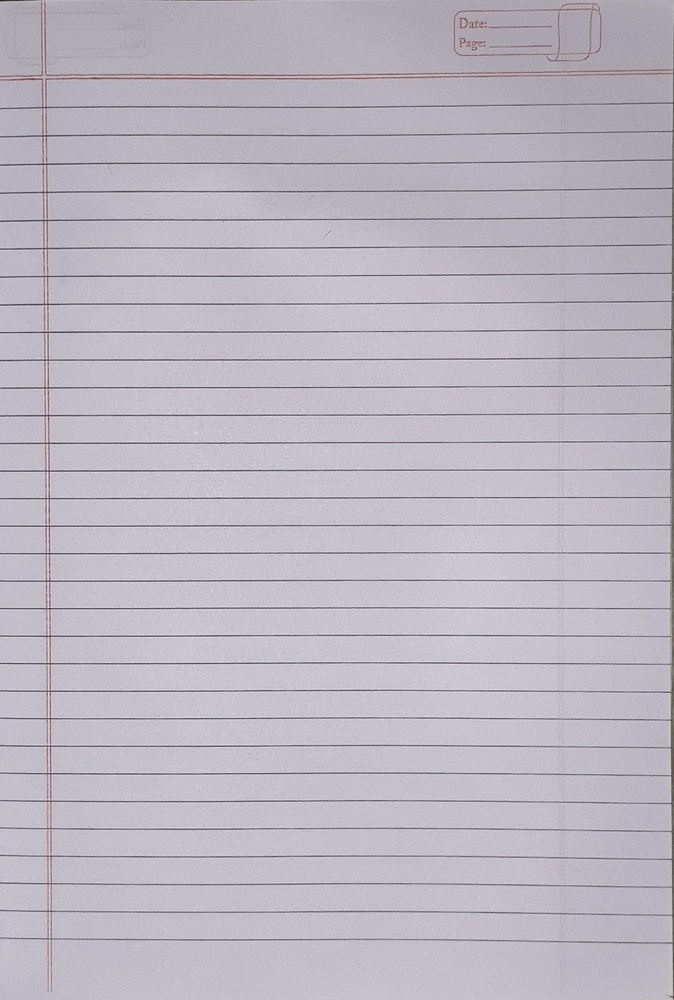
#> input picture p3.jpg, 674 x 1000 px, shrunk from 1274 x 1891 before the run
$ python lineDect.py
#> lines starting #> are read from the running program, lines starting #| are printed output that depends on the picture; after the words box and inside, x2 and y2 are one past the last pixel; in counts of white or black regions, pixels touching at a corner belong together
import cv2
import matplotlib.pyplot as plt
import numpy as np

img1 = cv2.imread('p3.jpg')
#> img1 is the input picture: shape (1000, 674, 3); mean B, G, R 192.5, 183.1, 187.3
img1Grey = cv2.cvtColor(img1, cv2.COLOR_BGR2GRAY)

ret, thresh1 = cv2.threshold(img1Grey, 150, 255, cv2.THRESH_BINARY)
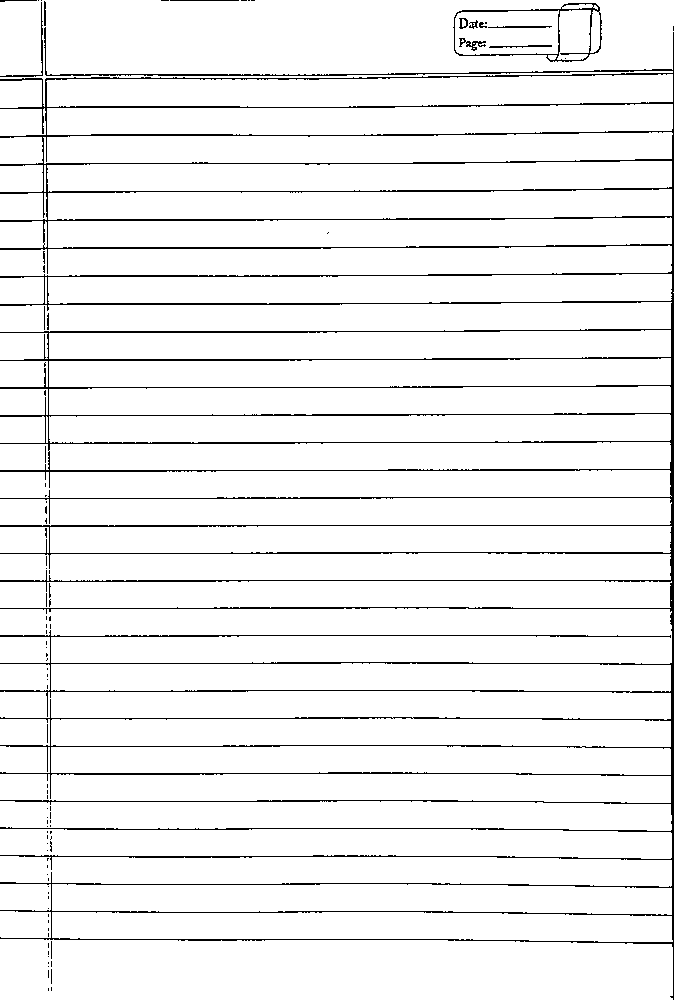
#> thresh1: shape (1000, 674); 94.5% white; black in thin lines or dots

# plt.imshow(thresh1)
# plt.show()

plt.imshow(cv2.cvtColor(img1, cv2.COLOR_BGR2RGB))

plt.imshow(img1Grey, cmap = 'gray')

contours1, heirarchy1 = cv2.findContours(image = thresh1,
                                        mode = cv2.RETR_TREE,
                                        method= cv2.CHAIN_APPROX_NONE)
#> contours1 = 155 contours, 79 with area under 20; largest, box (x1, y1, x2, y2) and area: (0, 663, 671, 775) 64008, (0, 0, 674, 107) 48754, (0, 939, 673, 1000) 39102, (0, 608, 672, 664) 32612, (0, 829, 672, 859) 17088
# print(heirarchy1)

#> (the run stopped early here; a loop or call above may not have finished)

$ run again, with p1.jpg copied over p3.jpg
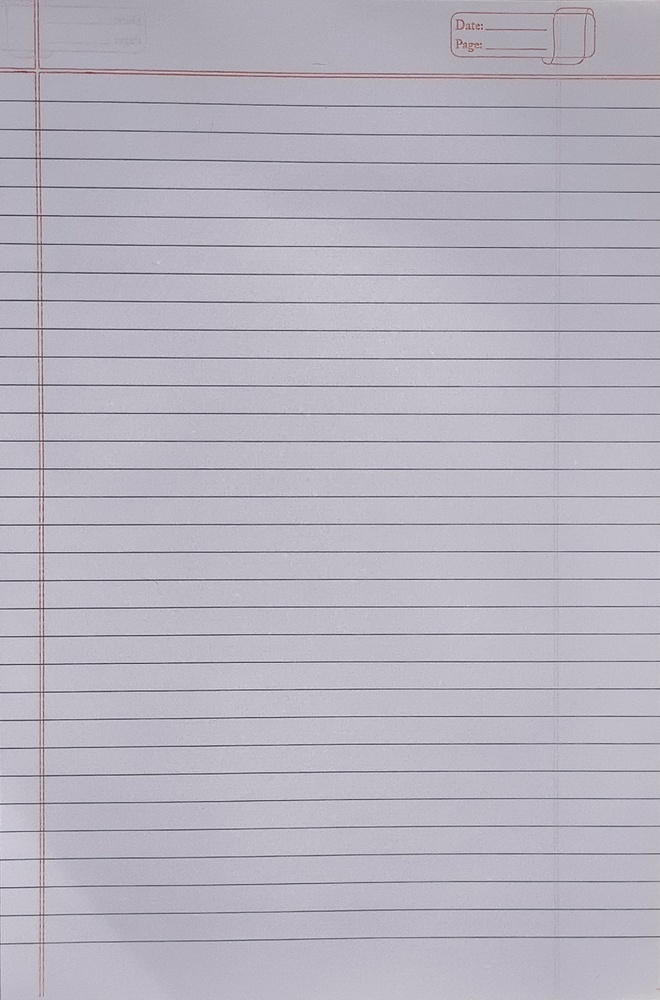
#> input picture p1.jpg, 660 x 1000 px, shrunk from 1601 x 2427 before the run
#> img1 is the input picture: shape (1000, 660, 3); mean B, G, R 191.4, 179.5, 183.1
#> `ret, thresh1 = cv2.threshold(img1Grey, 150, 255, cv2.THRESH_BINARY)`:
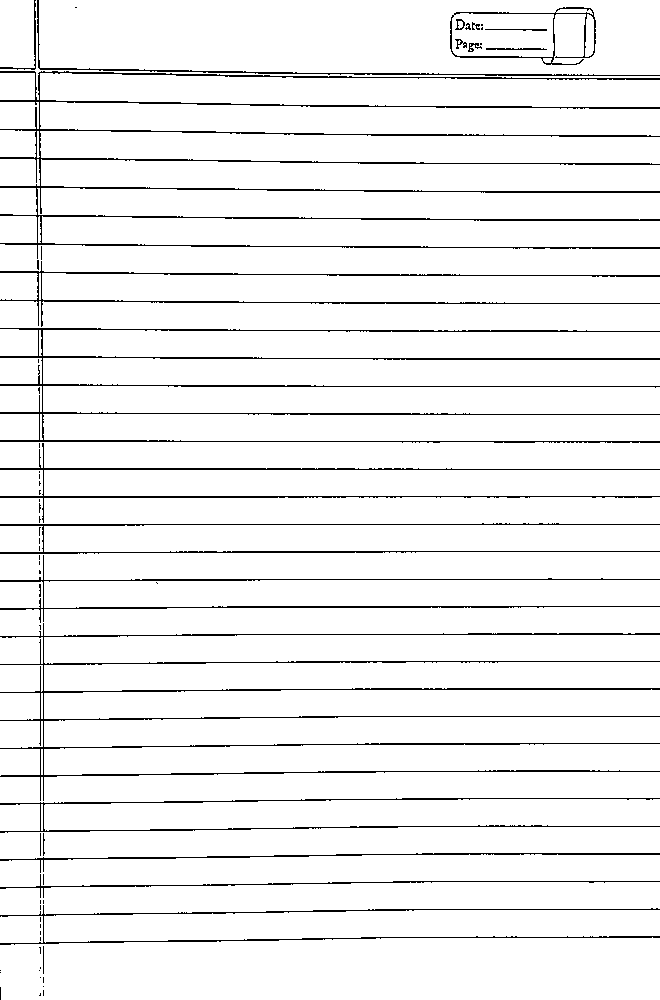
#> thresh1: shape (1000, 660); 94.6% white; black in thin lines or dots
#> contours1 = 125 contours, 40 with area under 20; largest, box (x1, y1, x2, y2) and area: (39, 0, 660, 75) 44198, (0, 937, 660, 1000) 38794, (0, 882, 660, 915) 16837, (0, 244, 660, 275) 16734, (0, 552, 660, 580) 16732

$ run again, with Characters.jpg copied over p3.jpg
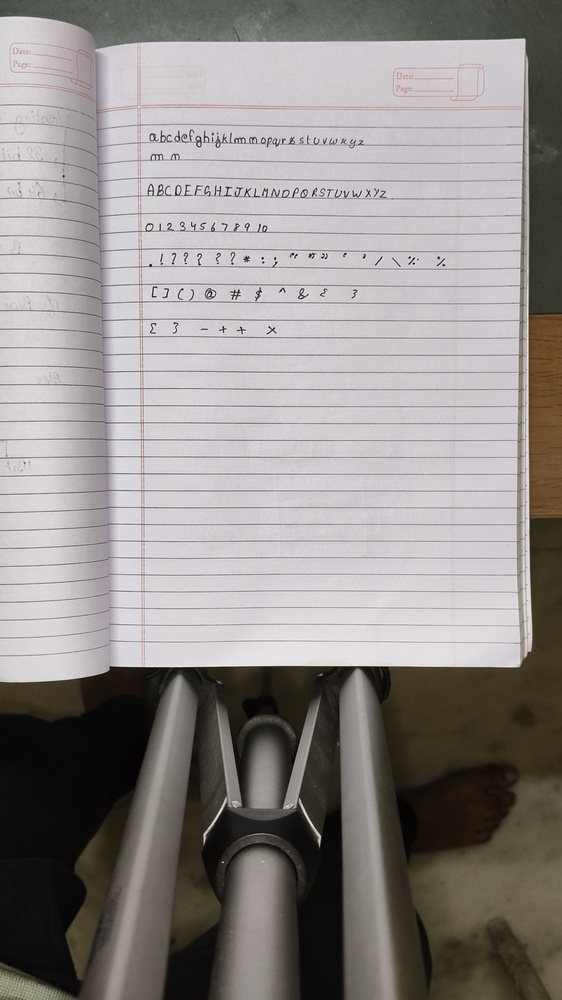
#> input picture Characters.jpg, 562 x 1000 px, shrunk from 2304 x 4096 before the run
#> img1 is the input picture: shape (1000, 562, 3); mean B, G, R 140.7, 141.7, 146.8
#> `img1Grey = cv2.cvtColor(img1, cv2.COLOR_BGR2GRAY)`:
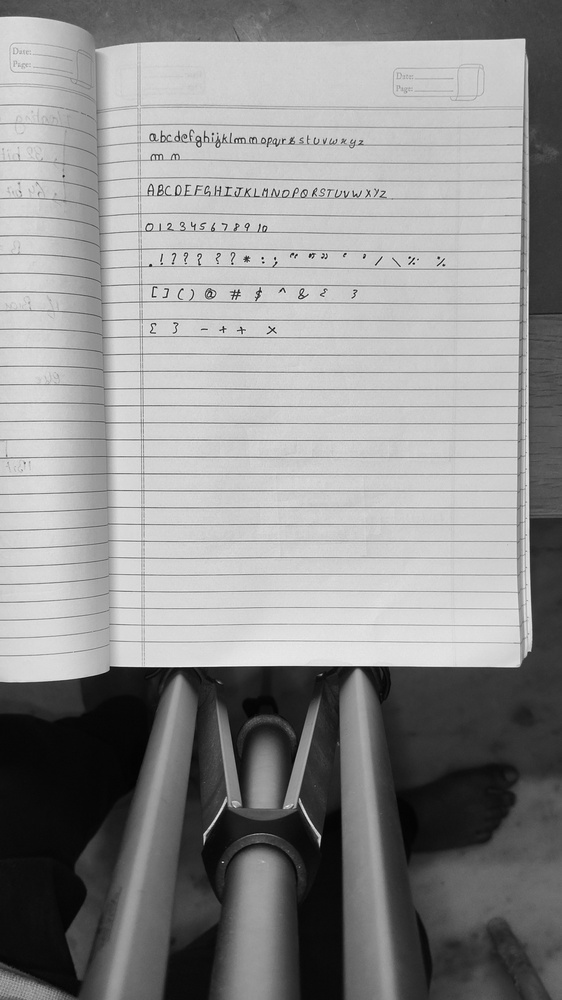
#> img1Grey: shape (1000, 562); min 0, max 254, mean 143.1
#> `ret, thresh1 = cv2.threshold(img1Grey, 150, 255, cv2.THRESH_BINARY)`:
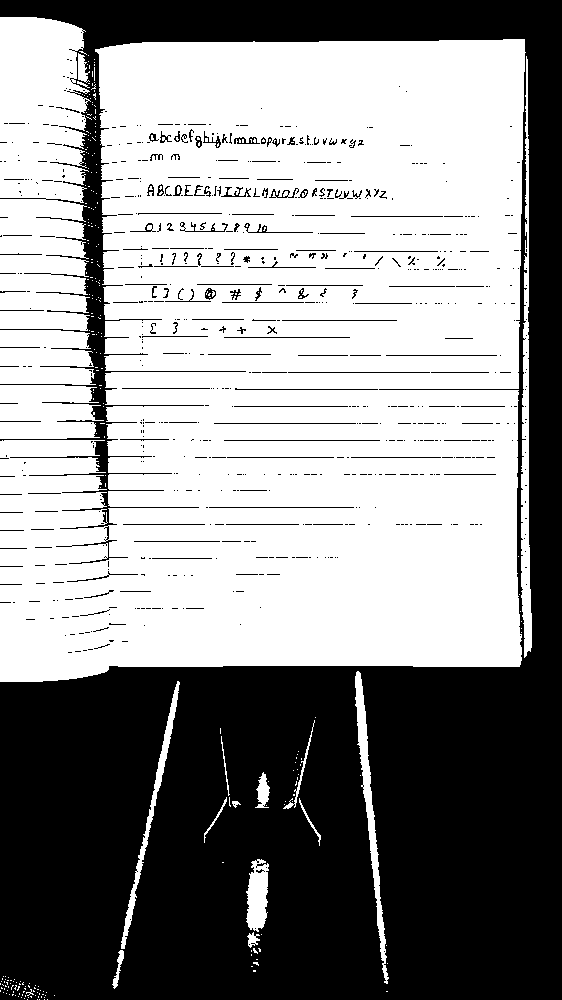
#> thresh1: shape (1000, 562); 56.7% white; 710 black regions (558 under 20 px)
#> contours1 = 1086 contours, 863 with area under 20; largest, box (x1, y1, x2, y2) and area: (0, 39, 526, 682) 280598, (0, 17, 91, 331) 24090, (0, 385, 104, 439) 4501, (0, 330, 96, 385) 4389, (521, 56, 532, 658) 2664
